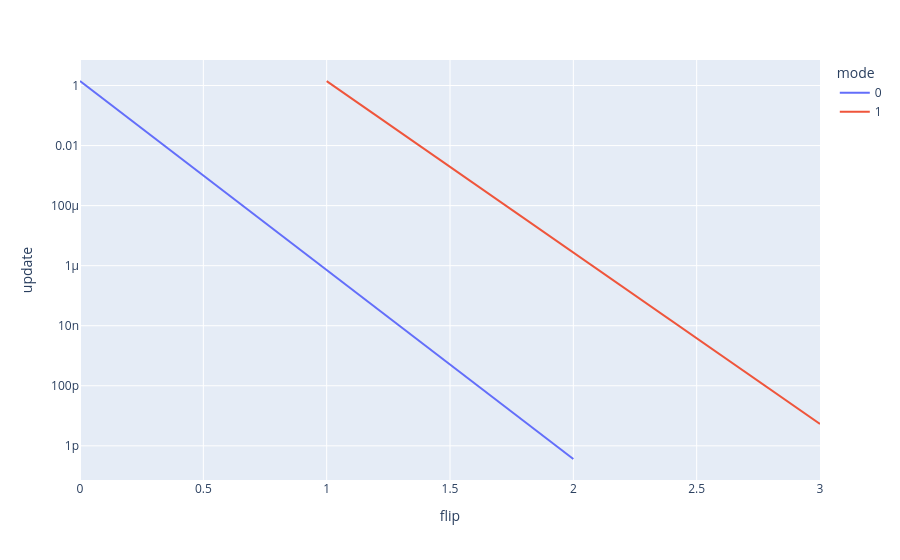

This figure's notebook cell:
### Code cell
px.line(df, x='flip', y='update', log_y=True, color='mode')

### Figure 1 — Plotly figure (JSON) as saved in the notebook; plotly's stock layout.template omitted (floating-point values rounded to 4 significant figures)
{"data": [{"hovertemplate": "mode=0<br>flip=%{x}<br>update=%{y}<extra></extra>", "legendgroup": "0", "line": {"color": "#636efa", "dash": "solid"}, "marker": {"symbol": "circle"}, "mode": "lines", "name": "0", "orientation": "v", "showlegend": true, "type": "scatter", "x": [0, 2], "xaxis": "x", "y": [1.414, 3.645e-13], "yaxis": "y"}, {"hovertemplate": "mode=1<br>flip=%{x}<br>update=%{y}<extra></extra>", "legendgroup": "1", "line": {"color": "#EF553B", "dash": "solid"}, "marker": {"symbol": "circle"}, "mode": "lines", "name": "1", "orientation": "v", "showlegend": true, "type": "scatter", "x": [1, 3], "xaxis": "x", "y": [1.396, 5.363e-12], "yaxis": "y"}], "layout": {"autosize": true, "legend": {"title": {"text": "mode"}, "tracegroupgap": 0}, "margin": {"t": 60}, "xaxis": {"anchor": "y", "autorange": true, "domain": [0, 1], "range": [0, 3], "title": {"text": "flip"}, "type": "linear"}, "yaxis": {"anchor": "x", "autorange": true, "domain": [0, 1], "range": [-13.14, 0.8499], "title": {"text": "update"}, "type": "log"}}}
